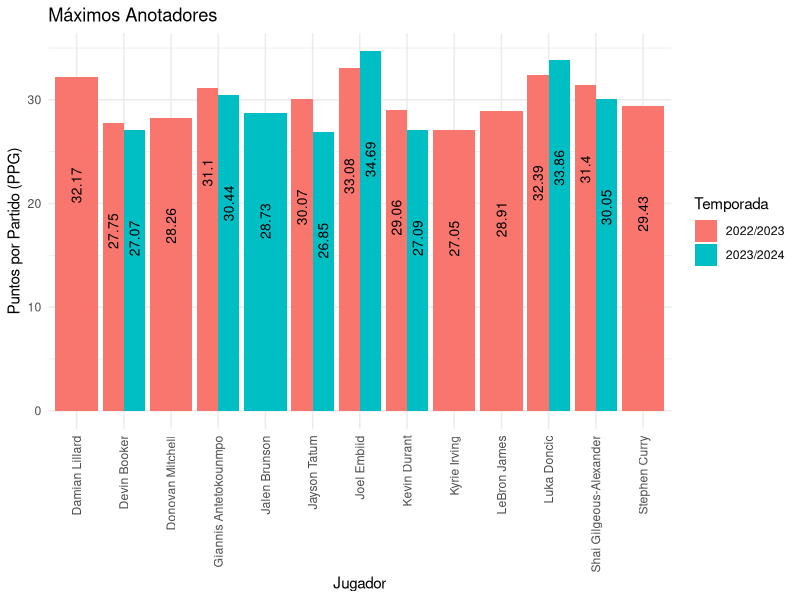
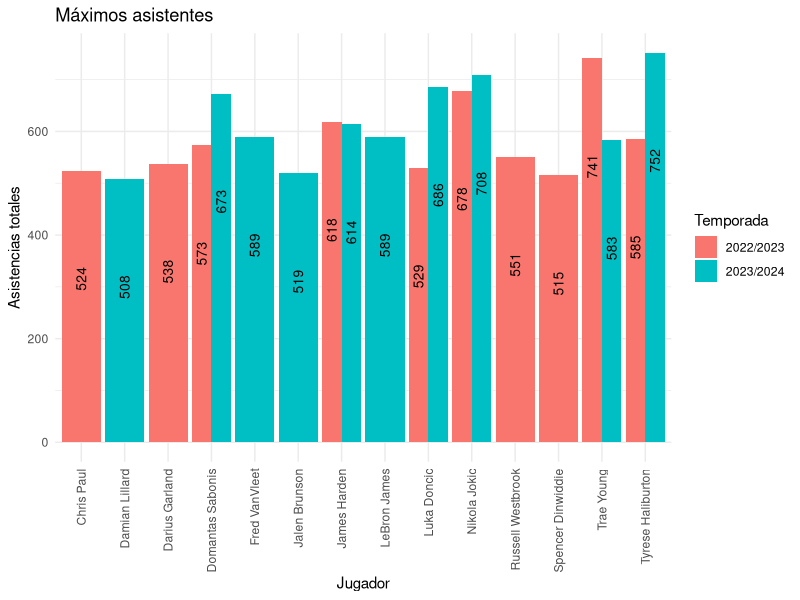
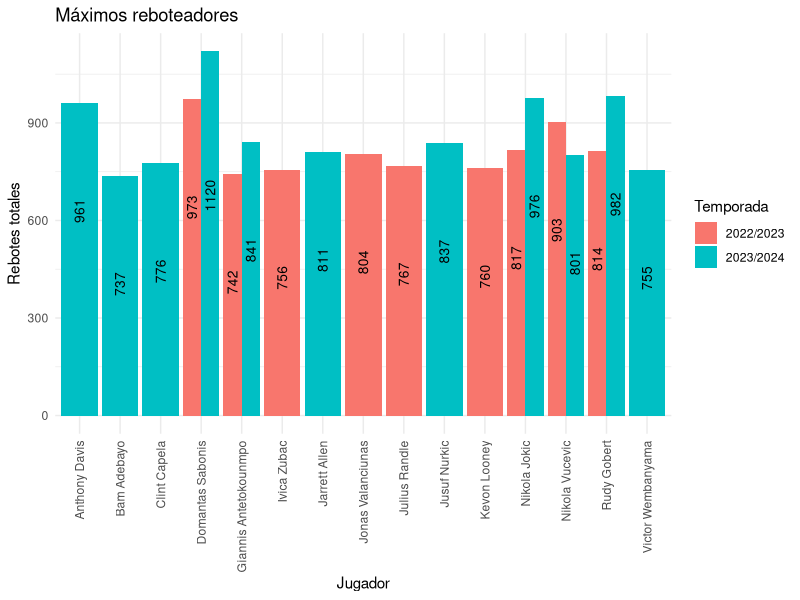

The R script that drew these images, in order:
## ---- chunk 1
knitr::opts_chunk$set(echo = TRUE)
## ---- chunk 2
library(readr)
jugadoresNBA_2023 <- read_delim("data/jugadoresNBA2023.csv", 
    delim = ";", escape_double = FALSE, col_types = cols(AGE = col_number(), 
        GP = col_number(), W = col_number(), 
        L = col_number(), MIN = col_number(), 
        PTS = col_number(), FGM = col_number(), 
        FGA = col_number(), `FG%` = col_number(), 
        `3PM` = col_number(), `3PA` = col_number(), 
        `3P%` = col_number(), FTM = col_number(), 
        FTA = col_number(), `FT%` = col_number(), 
        OREB = col_number(), DREB = col_number(), 
        REB = col_number(), AST = col_number(), 
        TOV = col_number(), STL = col_number(), 
        BLK = col_number(), PF = col_number(), 
        FP = col_number(), DD2 = col_number(), 
        TD3 = col_number(), `+/-` = col_number()), 
    trim_ws = TRUE)

equipos2023 <- read_delim("data/equipos2023.csv", 
    delim = ";", escape_double = FALSE, col_types = cols(GP = col_integer(), 
        W = col_integer(), L = col_integer(), 
        `WIN%` = col_number(), MIN = col_number(), 
        PTS = col_number(), FGM = col_number(), 
        FGA = col_number(), `FG%` = col_number(), 
        `3PM` = col_number(), `3PA` = col_number(), 
        `3P%` = col_number(), FTM = col_number(), 
        FTA = col_number(), `FT%` = col_number(), 
        OREB = col_number(), DREB = col_number(), 
        REB = col_number(), AST = col_number(), 
        TOV = col_number(), STL = col_number(), 
        BLK = col_number(), BLKA = col_number(), 
        PF = col_number(), PFD = col_number(), 
        `+/-` = col_number()), trim_ws = TRUE)

jugadoresNBA_2022 <- read_delim("data/jugadoresNBA2022.csv", 
    delim = ";", escape_double = FALSE, col_types = cols(AGE = col_number(), 
        GP = col_number(), W = col_number(), 
        L = col_number(), MIN = col_number(), 
        PTS = col_number(), FGM = col_number(), 
        FGA = col_number(), `FG%` = col_number(), 
        `3PM` = col_number(), `3PA` = col_number(), 
        `3P%` = col_number(), FTM = col_number(), 
        FTA = col_number(), `FT%` = col_number(), 
        OREB = col_number(), DREB = col_number(), 
        REB = col_number(), AST = col_number(), 
        TOV = col_number(), STL = col_number(), 
        BLK = col_number(), PF = col_number(), 
        FP = col_number(), DD2 = col_number(), 
        TD3 = col_number(), `+/-` = col_number()), 
    trim_ws = TRUE)

equipos2022 <- read_delim("data/equipos2022.csv", 
    delim = ";", escape_double = FALSE, col_types = cols(GP = col_integer(), 
        W = col_integer(), L = col_integer(), 
        `WIN%` = col_number(), MIN = col_number(), 
        PTS = col_number(), FGM = col_number(), 
        FGA = col_number(), `FG%` = col_number(), 
        `3PM` = col_number(), `3PA` = col_number(), 
        `3P%` = col_number(), FTM = col_number(), 
        FTA = col_number(), `FT%` = col_number(), 
        OREB = col_number(), DREB = col_number(), 
        REB = col_number(), AST = col_number(), 
        TOV = col_number(), STL = col_number(), 
        BLK = col_number(), BLKA = col_number(), 
        PF = col_number(), PFD = col_number(), 
        `+/-` = col_number()), trim_ws = TRUE)
## ---- chunk 3
library(dplyr)
jugadoresNBA_2023 <- jugadoresNBA_2023 %>%
  mutate(PPG = PTS / GP) %>%
  select(PLAYER,TEAM,AGE,GP,W,L,MIN,PTS,PPG,everything()) %>%
  select(-FP)
jugadoresNBA_2022 <- jugadoresNBA_2022 %>%
  mutate(PPG = PTS / GP) %>%
  select(PLAYER,TEAM,AGE,GP,W,L,MIN,PTS,PPG,everything()) %>%
  select(-FP)
equipos2022 <- equipos2022 %>%
  na.omit()
## ---- chunk 4
library(tidyr)
all_seasons <- bind_rows(jugadoresNBA_2022,jugadoresNBA_2023)
max_puntos <- all_seasons %>% select(PLAYER,PPG,SEASON) %>%
  mutate(PPG = round(PPG,2)) %>%
  arrange(desc(PPG)) %>%
  pivot_wider(names_from = SEASON, values_from = PPG) %>%
  head(20)

## ---- chunk 5
max_anotadores <- all_seasons %>% select(PLAYER,PPG,SEASON) %>%
  arrange(desc(PPG)) %>%
  head(20) 
  
## ---- chunk 6
library(ggplot2)
# Crear el gráfico de barras
ggplot(max_anotadores, aes(x = PLAYER, y = PPG, fill = SEASON)) +
  geom_bar(stat = "identity", position = "dodge") +
  geom_text(aes(label = round(PPG,2)), 
            position = position_dodge(width = 0.9), 
            vjust = 0.5, hjust = 3.5, # Centramos el texto
            angle = 90, size = 3.5) +
  labs(title = "Máximos Anotadores",
       x = "Jugador", 
       y = "Puntos por Partido (PPG)",
       fill = "Temporada") +
  theme_minimal() +
  theme(axis.text.x = element_text(angle = 90, hjust = 1, vjust = 0.5))
## ---- chunk 7
max_asistentes <- all_seasons %>% select(PLAYER,AST,SEASON) %>%
  arrange(desc(AST)) %>%
  head(20)
  
## ---- chunk 8
# Crear el gráfico de barras
ggplot(max_asistentes, aes(x = PLAYER, y = AST, fill = SEASON)) +
  geom_bar(stat = "identity", position = "dodge") +
  geom_text(aes(label = AST), 
            position = position_dodge(width = 0.9), 
            vjust = 0.5, hjust = 5, # Centramos el texto
            angle = 90, size = 3.5) +
  labs(title = "Máximos asistentes",
       x = "Jugador", 
       y = "Asistencias totales",
       fill = "Temporada") +
  theme_minimal() +
  theme(axis.text.x = element_text(angle = 90, hjust = 1, vjust = 0.5))


## ---- chunk 9
max_reboteadores <- all_seasons %>% select(PLAYER,REB,SEASON) %>%
  arrange(desc(REB)) %>%
  head(20)
## ---- chunk 10
# Crear el gráfico de barras
ggplot(max_reboteadores, aes(x = PLAYER, y = REB, fill = SEASON)) +
  geom_bar(stat = "identity", position = "dodge") +
  geom_text(aes(label = REB), 
            position = position_dodge(width = 0.9), 
            vjust = 0.5, hjust = 5, # Centramos el texto
            angle = 90, size = 3.5) +
  labs(title = "Máximos reboteadores",
       x = "Jugador", 
       y = "Rebotes totales",
       fill = "Temporada") +
  theme_minimal() +
  theme(axis.text.x = element_text(angle = 90, hjust = 1, vjust = 0.5))


## ---- chunk 11
datos_MVP2022 <- jugadoresNBA_2022 %>%
  mutate(AST = round(AST / GP,2),
         REB = round(REB / GP,2),
         TOV = round(TOV / GP,2),
         STL = round(STL / GP,2)) %>%
  select(PLAYER,PPG,AST,REB,`FG%`, TOV, STL, DD2, TD3) 
  
## ---- chunk 12
# Calcular el puntaje combinado
datos_MVP2022 <- datos_MVP2022 %>%
  mutate(PPG = round(PPG,2)) %>%
  mutate(Puntaje_Combinado = 
  PPG * 0.4 + 
  AST * 0.15 + 
  REB * 0.15 + 
  `FG%` * 0.05 +
  TOV * -0.2 + 
  STL * 0.05 + 
  DD2 * 0.05 + 
  TD3 * 0.05 +
  equipos2022$W * 0.1)

# Ordenar por puntaje combinado para encontrar el MVP
mvp_2022 <- datos_MVP2022[which.max(datos_MVP2022$Puntaje_Combinado), ]

print(mvp_2022)

## ---- chunk 13
datos_MVP2023 <- jugadoresNBA_2023 %>%
  mutate(AST = round(AST / GP,2),
         REB = round(REB / GP,2),
         TOV = round(TOV / GP,2),
         STL = round(STL / GP,2)) %>%
  select(PLAYER,PPG,AST,REB,`FG%`, TOV, STL, DD2, TD3) 
  
## ---- chunk 14
# Asignar pesos a cada métrica
pesos <- c(PPG = 0.4, Asistencias = 0.2, Rebotes = 0.2, PorcentajeTiros = 0.2)

# Calcular el puntaje combinado
datos_MVP2023 <- datos_MVP2023 %>%
  mutate(PPG = round(PPG,2)) %>%
  mutate(Puntaje_Combinado = 
  PPG * 0.4 + 
  AST * 0.15 + 
  REB * 0.15 + 
  `FG%` * 0.05 +
  TOV * -0.2 + 
  STL * 0.05 + 
  DD2 * 0.05 + 
  TD3 * 0.05 +
  equipos2023$W * 0.1)

# Ordenar por puntaje combinado para encontrar el MVP
mvp_2023 <- datos_MVP2023[which.max(datos_MVP2023$Puntaje_Combinado), ]

print(mvp_2023)

## ---- chunk 15
library(dplyr)
library(caret)
library(ggplot2)
library(randomForest)

# Seleccionar características relevantes
X <- jugadoresNBA_2023 %>% select(PLAYER,PTS, AST, REB,`FG%`, TOV, STL, DD2, TD3)
X <- X %>%
 mutate(MVP_votes = PTS * 0.7 + AST * 0.5 + REB * 0.5 + TD3 * 0.2 + DD2 * 0.1)
y <- X$MVP_votes


